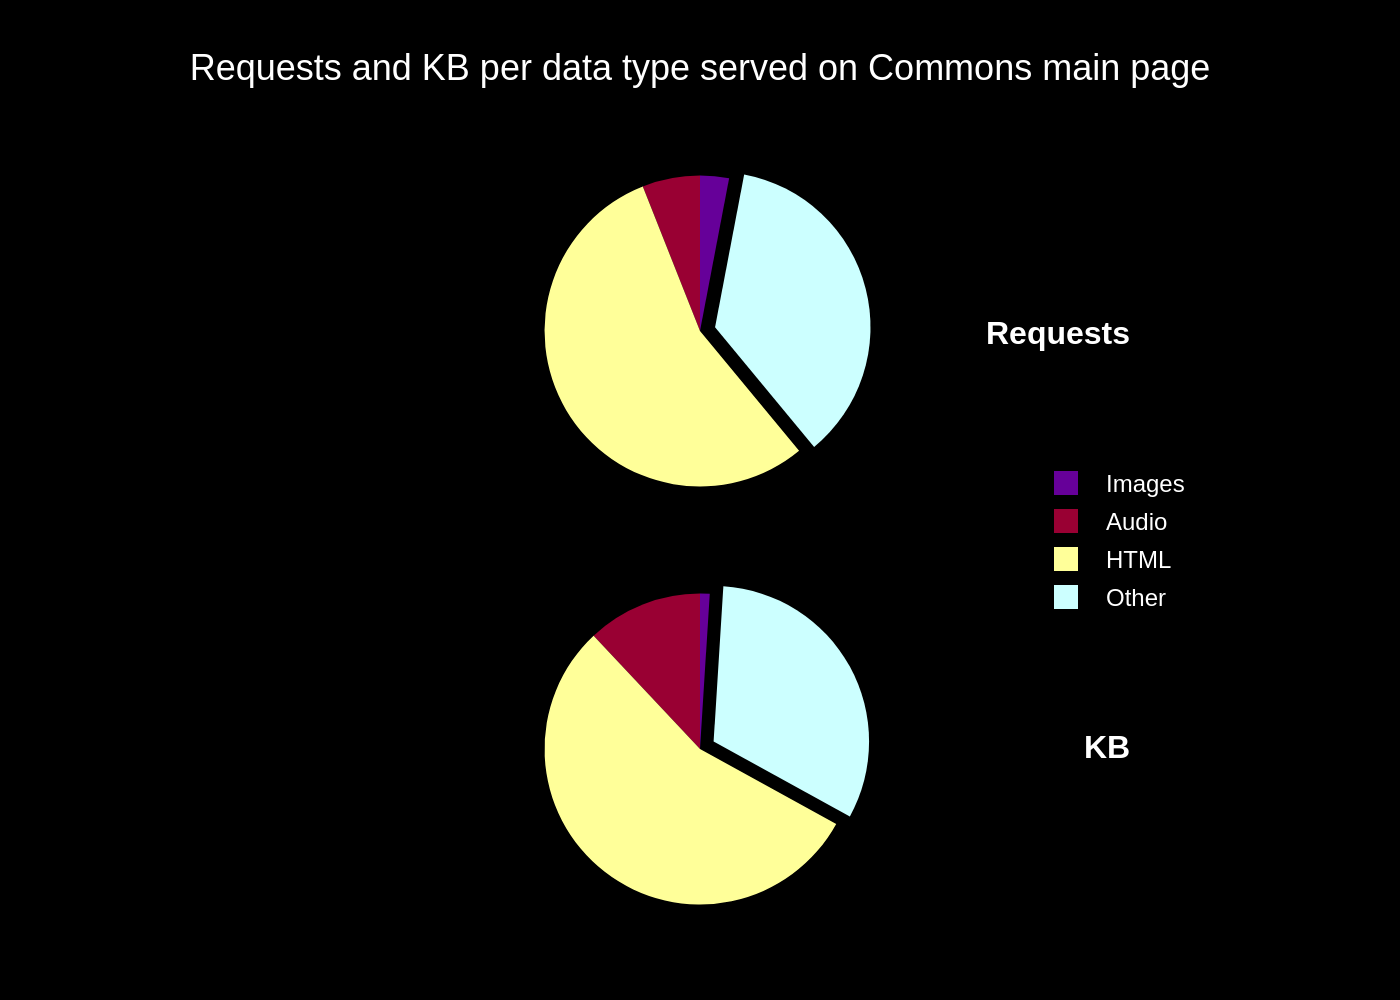

The script that drew this image:
import sys
import json
import plotly.graph_objects as go
from plotly.subplots import make_subplots

def main():
    """
    Main function to generate the chart from a JSON file.
    """
    if len(sys.argv) != 2:
        print("Usage: python <script_name>.py <json_file_path>")
        sys.exit(1)

    json_filepath = sys.argv[1]

    try:
        with open(json_filepath, 'r', encoding='utf-8') as f:
            data = json.load(f)
    except FileNotFoundError:
        print(f"Error: JSON file not found at {json_filepath}")
        sys.exit(1)
    except json.JSONDecodeError:
        print(f"Error: Could not decode JSON from {json_filepath}")
        sys.exit(1)

    # Derive the output filename base from the input JSON path
    filename_base = json_filepath.split('/')[-1].split('\\')[-1].split('.')[0]
    output_filename = f"{filename_base}.png"

    fig = make_subplots(
        rows=2, cols=1,
        specs=[[{'type': 'domain'}], [{'type': 'domain'}]],
        vertical_spacing=0.1
    )

    # Define a pull array to explode the 'Other' slice, matching the original chart
    pull_values = [0, 0, 0, 0.1]

    # Add Pie traces
    for i, chart_spec in enumerate(data['chart_data']):
        fig.add_trace(
            go.Pie(
                labels=chart_spec['labels'],
                values=chart_spec['values'],
                name=chart_spec['title'],
                marker_colors=data['colors'],
                hoverinfo='label+percent',
                textinfo='none',
                pull=pull_values,
                sort=False,
                showlegend=(i == 0) # Show legend only for the first pie chart
            ),
            row=i + 1, col=1
        )

    # Add annotations for subplot titles, mimicking the original layout
    fig.add_annotation(
        text=f"<b>{data['chart_data'][0]['title']}</b>",
        xref="paper", yref="paper",
        x=0.85, y=0.8,
        showarrow=False,
        font=dict(size=16, family="Arial")
    )
    fig.add_annotation(
        text=f"<b>{data['chart_data'][1]['title']}</b>",
        xref="paper", yref="paper",
        x=0.85, y=0.2,
        showarrow=False,
        font=dict(size=16, family="Arial")
    )

    # Update layout for styling, titles, and background
    fig.update_layout(
        title_text=data['texts']['title'],
        title_x=0.5,
        title_font=dict(size=18),
        paper_bgcolor='black',
        plot_bgcolor='black',
        font=dict(family="Arial", color="white"),
        height=600,
        width=900,
        margin=dict(t=80, b=40, l=40, r=40),
        legend=dict(
            traceorder='normal',
            x=0.9,
            y=0.5,
            xanchor='right',
            yanchor='middle'
        )
    )

    # Save the figure as a PNG image
    fig.write_image(output_filename, scale=2)
    print(f"Image saved to {output_filename}")

if __name__ == "__main__":
    main()
